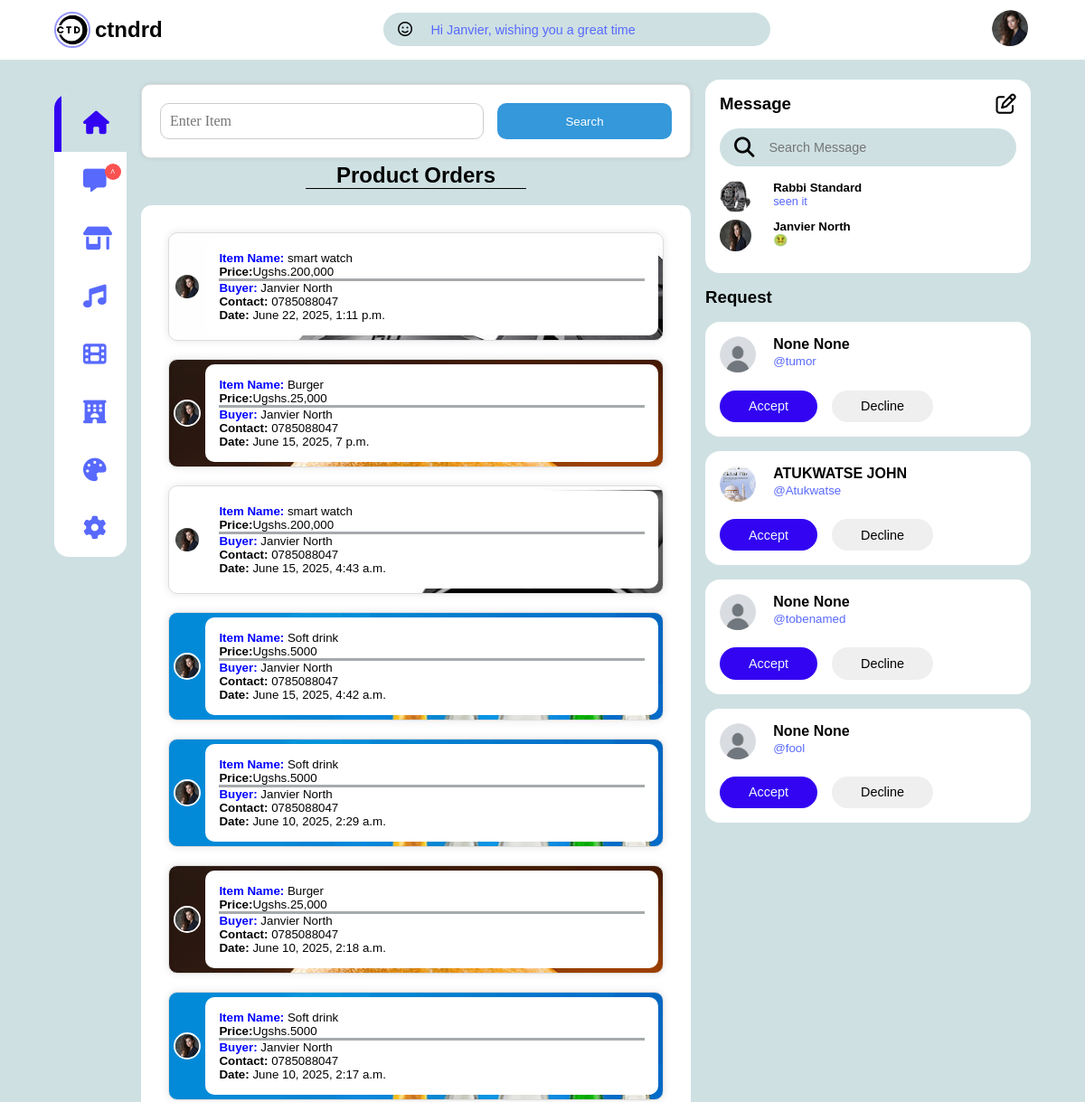
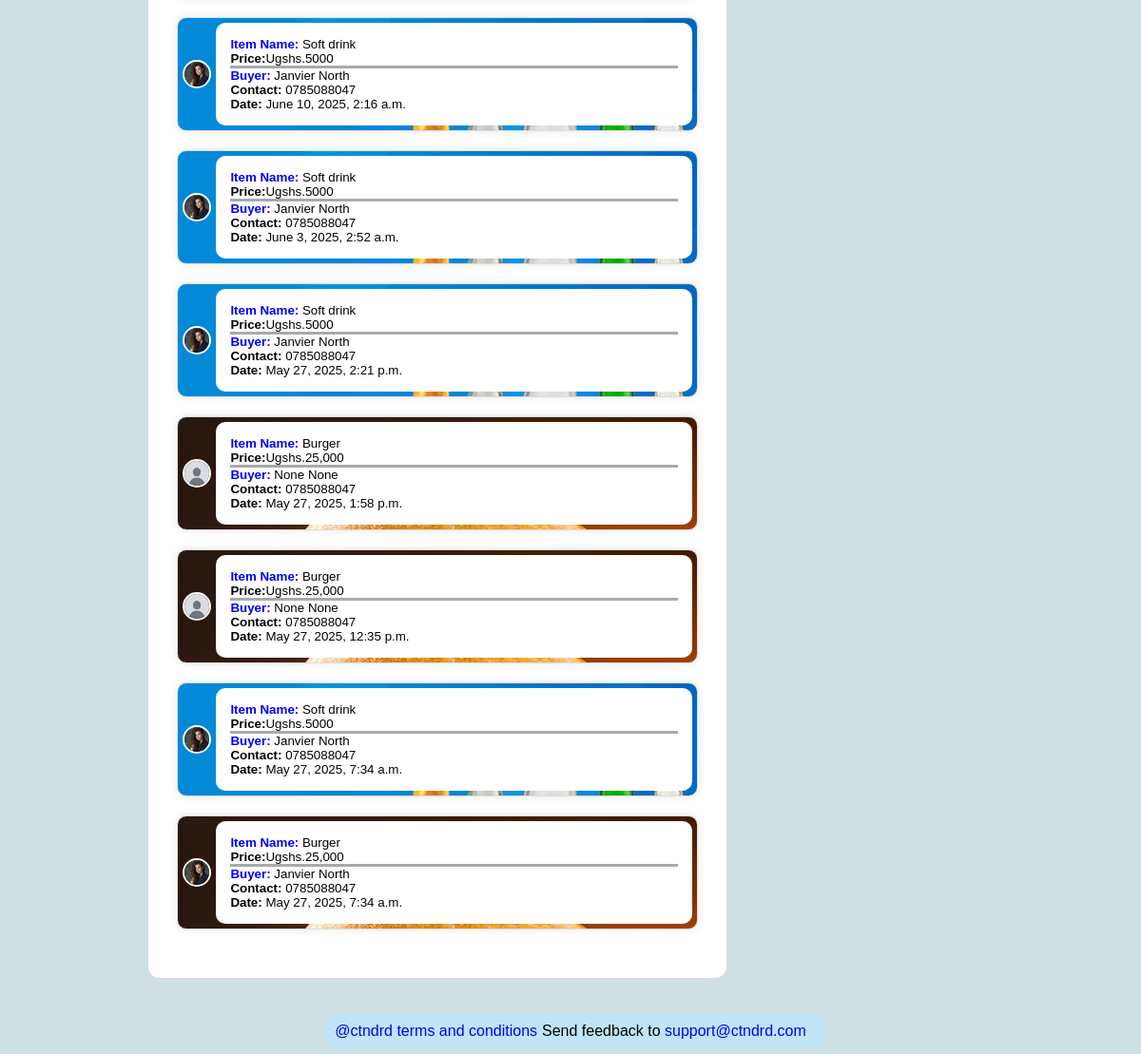
The page /orders/ (signed in) on the database its author committed (2 pictures, top to bottom).
### appl/models.py (models this page shows, shortened)
class Profile(models.Model):
    user=models.OneToOneField(User,on_delete=models.CASCADE)
    profile_pic=models.ImageField(upload_to='img/profile/',blank=True, null=True)
    firstname=models.CharField(max_length=50, blank=True, null=True)
    lastname=models.CharField(max_length=50, blank=True, null=True)
    bio=models.TextField(blank=True)
    location=models.CharField(max_length=100, blank=True, null=True)
    follows=models.ManyToManyField("self",
            symmetrical=False,
            blank=True,
            related_name="followed_by")

class Order(models.Model):
    product = models.ForeignKey(Product, related_name="orders", on_delete=models.CASCADE)
    buyer = models.ForeignKey(User, on_delete=models.CASCADE)
    telephone=models.CharField(max_length=50, blank=True, null=True)
    price=models.CharField(max_length=50, blank=True, null=True)
    date_added = models.DateTimeField(auto_now_add=True)

class Product(models.Model):
    item=models.CharField(max_length=50, blank=True, null=True)
    description = models.TextField()
    price=models.CharField(max_length=50, blank=True, null=True)
    image = models.ImageField(upload_to = 'img/product/', blank=True, null=True )
    author = models.ForeignKey(User, on_delete = models.CASCADE)
    created_at = models.DateTimeField(auto_now_add = True)
    updated_at = models.DateTimeField(auto_now=True)

class Message(models.Model):
    sender = models.ForeignKey(User, on_delete=models.CASCADE, related_name='sent_messages')
    receiver = models.ForeignKey(User, on_delete=models.CASCADE, related_name='received_messages')
    message = models.TextField()
    image = models.ImageField(upload_to = 'img/message/', blank=True, null=True)
    seen = models.BooleanField(default=False)
    timestamp = models.DateTimeField(auto_now_add=True)

### appl/views.py (the view)
# urls.py: path('orders/',views.vieworder,name='orders'),
@login_required
def vieworder(request):
    query = request.GET.get('q')
    profile=Profile.objects.get(user=request.user)
    followers=request.user.profile.followed_by.exclude(id__in=request.user.profile.follows.all()) #for requests in the right
    products=Product.objects.filter(author=request.user)
    messages=[]
    followerz=profile.follows.all()
    for follow in followerz:
        conversation_messages = Message.objects.filter(
            (Q(sender=profile.user) & Q(receiver=follow.user)) |
            (Q(sender = follow.user) & Q(receiver=profile.user))
        ).order_by('-timestamp')
        if conversation_messages.exists():
            latest_message=conversation_messages.first()
            messages.append({
                'follow':follow,
                'latest_message':latest_message
            })
    if query:
        orders = Order.objects.filter(
            product__in = products,
            product__item__icontains=query
            ).order_by('-date_added')
    else:
        orders = Order.objects.filter(product__in = products).order_by('-date_added')
    return render (request, 'shop/orders.html', {'profile':profile,
                                                 'followers':followers,
                                                 'messages':messages,
                                                 'orders':orders,})

### templates/shop/orders.html (shortened to what this page needs)
{% extends 'another home/base.html' %}
{% load static %}
{% block content %}
    <div class="middle">
        <div class="search-movie" style="
        max-width: 500%;
        margin: 5px auto;
        padding: 20px;
        background-color: #ffffff;
        border: 1px solid #ddd;
        border-radius: 12px;
        box-shadow: 0 0 5px rgba(0, 0, 0, 0.1);
        border-radius: 10px; ">
            <form  method="get"  class="movie-form" style="
            display: flex;
            flex-direction: row;
            align-items: center;
            justify-content: space-between;
            border-radius: 20px;">
                <input type="search" name="q" placeholder="Enter Item" style="
                width: 65%;
                height: 40px;
                padding: 10px;
                font-size: 16px;
                border: 1px solid #ccc;
                border-radius: 10px;
                font-family: 'Dosis,sans-serif;'">
                <button type="submit" style="
                width: 35%;
                height: 40px;
                background-color: #3498db;
                color: #fff;
                padding: 10px;
                border: none;
                border-radius: 10px;
                align-items: center;
                cursor: pointer;
                margin-left: 15px;
                font-family: 'Dosis',sans-serif;"
                onmouseover="this.style.color='blue'"
                onmouseout="this.style.color='white'">Search</button>
            </form>
        </div>
        <h2 style="text-align: center;">Product Orders</h2>
        <hr style="background-color: #000000; height: 1px; margin: 0 30%;"><br>
        <div class="row">
            <div class="col-lg-12" style="background-color: rgb(255, 255, 255);
            padding: 5%;
            border-radius: 12px;">
                {% if orders %}
                    {% for order in orders %}
                        <div class="order-card" style="
                        margin-bottom: 20px;
                        background-color: white;
                        padding: 5px;
                        border: 1px solid #ddd;
                        border-radius: 10px;
                        box-shadow: 0 0 10px rgba(0, 0, 0, 0.1);
                        background-image: url('{{order.product.image.url}}');">
                            <div class="row">
                                <div style="display: flex; gap: 5px;
                                align-items: center;
                                justify-content: center;">
                                    <div class="col-lg-3">
                                        {% if order.buyer.profile.profile_pic %}
                                            <img src="{{order.buyer.profile.profile_pic.url}}" alt="Buyer Profile Pic" class="buyer-profile-pic" style="
                                            width: 30px;
                                            height: 30px;
                                            border: 2px solid white;
                                            object-fit: cover;
                                            border-radius: 50%;">
                                        {% else %}
                                            <img src="{% static 'img/user_avatar.jpg' %}" alt="Buyer Profile Pic" class="buyer-profile-pic" style="
                                            width: 30px;
                                            height: 30px;
                                            border: 2px solid white;
                                            object-fit: cover;
                                            border-radius: 50%;">
                                        {% endif %}
                                    </div>
                                    <div class="col-lg-2" style="background-color: white;
                                    width: 100%;
                                    padding: 15px;
                                    font-size: smaller;
                                    border-radius: 10px;">
                                        <p><b style="color: blue;">Item Name:</b> {{order.product.item}}</p>
                                        <p><b>Price:</b>Ugshs.{{order.product.price}}</p>
                                        <hr style="background-color: #a6aaac; height: 3px;">
                                        <span> <b style="color: blue;">Buyer:</b> {{order.buyer.profile.firstname}} {{order.buyer.profile.lastname}}</span>
                                        <p><b>Contact:</b> {{order.telephone}}</p>
                                        <p> <b>Date:</b> {{order.date_added}}</p>
                                    </div>
                                </div>
                            </div>
                        </div>
                    {% endfor %}
                {% endif %}
            </div>
        </div>
    </div>
{% endblock %}

### templates/another home/base.html (shortened to what this page needs)
{% load static %}
<!DOCTYPE html>
<html lang="en">
<head>
  <link rel="stylesheet" href="{% static 'css/index.css' %}" />
  <link rel="stylesheet" href="https://cdnjs.cloudflare.com/ajax/libs/font-awesome/6.7.2/css/all.min.css" />
</head>
    <body>
        <nav>
          <div class="container">
            <div class="fes" style="display: flex; align-items: center; gap: 5px;">
              <img style="
              width: 40px;
              height: 40px;
              border: 2px solid rgb(148, 148, 248);
              border-radius: 50%;" src="{% static 'img/ctndrd4.png' %}" alt="">
              <h1>ctndrd</h1>
            </div>
            <div class="search-bar">
              <i class="fa-regular fa-face-smile"></i>
              <input type="search" placeholder="Hi {{profile.firstname}}, wishing you a great time" />
            </div>
            <div class="create">
              <div class="profile-photo">
                {% if profile.profile_pic %}
                  <a href="{% url 'profile' %}"><img style="
                  width: 40px;
                  height: 40px;
                  border-radius: 50%;
                  object-fit: cover;
                  object-position: center;" src="{{ profile.profile_pic.url }}" alt=""></a>
                {% endif %}
              </div>
            </div>
          </div>
        </nav>
        <main>
          <div class="container">
            <div class="left">
              <div class="sidebar">
                <a class="manu-item active" href="{% url 'home' %}">
                  <span><i class="fa-solid fa-house"></i></span>
                </a>
                <a class="manu-item" id="messages-notifications" href="{% url 'messages' %}">
                  <span><i class="fa-solid fa-message"><small class="notification-count">^</small></i></span>
                </a>
                <a class="manu-item" href="{% url 'shop' %}">
                  <span><i class="fa-solid fa-shop"></i></span>
                </a>
                <a class="manu-item" href="{% url 'music' %}">
                  <span><i class="fa-solid fa-music"></i></span>
                </a>
                <a class="manu-item" href="{% url 'movie' %}">
                  <span><i class="fa-solid fa-film"></i></span>
                </a>
                <a class="manu-item" href="{% url 'hostel' %}">
                  <span><i class="fa-solid fa-hotel"></i></span>
                </a>
                <a class="manu-item" id="theme">
                  <span><i class="fa-solid fa-palette"></i></span>
                </a>
                <a class="manu-item" href="{% url 'account-settings' %}">
                  <span><i class="fa-solid fa-gear"></i></span>
                </a>
              </div>
            </div>
            {% block content %}
            {% endblock %}
            <div class="right">
              <div class="messages">
                <div class="heading">
                  <h3>Message</h3>
                  <i class="fa-regular fa-pen-to-square"></i>
                </div>
                <div class="search-bar">
                  <i class="fa-solid fa-magnifying-glass"></i>
                  <input
                    type="search"
                    placeholder="Search Message"
                    id="message-search"
                  />
                </div>
                {% if messages %}
                  {% for messag in messages|dictsortreversed:"latest_message.timestamp" %}
                    <a href="{% url 'chat' messag.follow.id %}"><div class="message">
                      <div class="profile-photo">
                        {% if messag.follow.profile_pic %}
                          <img style="width: 35px; height: 35px; border-radius: 50%;" src="{{messag.follow.profile_pic.url}}" alt="" />
                        {% else %}
                          <img style="width: 35px; height: 35px; border-radius: 50%;" src="{% static 'img/user_avatar.jpg' %}" alt="" />
                        {% endif %}
                      </div>
                      <div class="message-body">
                        <h5 style="color: black;">{{messag.follow.user.profile.firstname}} {{messag.follow.user.profile.lastname}}</h5>
                        <p class="text-muted">{{messag.latest_message.message}}</p>
                      </div>
                    </div></a>
                  {% endfor %}
                {% endif %}
              </div>
              <div class="friend-requests">
                <h3>Request</h3>
                {% for s in followers|slice:":4" %}
                  <div class="request">
                    <div class="info">
                      <div class="profile-photo">
                        {% if s.profile_pic %}
                          <a href="{% url 'view_profile' s.id %}"><img style="width: 40px;height: 40px;border-radius: 50%;" src="{{s.profile_pic.url}}" alt="" /></a>
                        {% else %}
                          <a href="{% url 'view_profile' s.id %}"><img style="width: 40px;height: 40px;border-radius: 50%;" src="{% static 'img/user_avatar.jpg' %}" alt="" /></a>
                        {% endif %}
                      </div>
                      <div class="sender">
                        <h4>{{s.firstname}} {{s.lastname}}</h4>
                        <small class="text-muted">@{{s.user.username}}</small>
                      </div>
                    </div>
                    <div class="action">
                      <button class="btn btn-primary"> <a style="color: aliceblue;" href="{% url 'follow_user' s.pk %}">Accept</a></button>
                      <button class="btn"><a style="color: black;" href="{% url 'decline_user' s.pk %}">Decline</a></button>
                    </div>
                  </div>
                {% endfor %}
              </div>
            </div>
          </div>
          <footer>
            <div class="footer-copyRight">
              <div style="gap: 5px; margin: 5px; width: 100%;border-radius: 12px; background-color: rgb(191, 229, 247);display: flex; padding: 10px;">
                <a style="color: blue;" href="{% url 'terms' %}"><p>@ctndrd terms and conditions</p></a>
                <p>Send feedback to <span style="color: blue;">support@ctndrd.com</span></p>
              </div>
            </div>
          </footer>
        </main>
    </body>
</html>

### rows shown on the page
Profile: firstname "Hi Janvier, wishing you a great time", profile_pic (picture), follow.profile_pic (picture), follow.user.profile.firstname "Janvier", follow.user.profile.lastname "North", latest_message.message "🤢"
Order: product.image (picture), buyer.profile.profile_pic (picture), product.item "smart watch", product.price "200,000", buyer.profile.firstname "Janvier", buyer.profile.lastname "North", telephone "0785088047", date_added "June 22, 2025, 1:11 p.m."
Order: product.image (picture), buyer.profile.profile_pic (picture), product.item "Burger", product.price "25,000", buyer.profile.firstname "Janvier", buyer.profile.lastname "North", telephone "0785088047", date_added "June 15, 2025, 7 p.m."
Order: product.image (picture), buyer.profile.profile_pic (picture), product.item "smart watch", product.price "200,000", buyer.profile.firstname "Janvier", buyer.profile.lastname "North", telephone "0785088047", date_added "June 15, 2025, 4:43 a.m."
Order: product.image (picture), buyer.profile.profile_pic (picture), product.item "Soft drink", product.price "5000", buyer.profile.firstname "Janvier", buyer.profile.lastname "North", telephone "0785088047", date_added "June 15, 2025, 4:42 a.m."
Order: product.image (picture), buyer.profile.profile_pic (picture), product.item "Soft drink", product.price "5000", buyer.profile.firstname "Janvier", buyer.profile.lastname "North", telephone "0785088047", date_added "June 10, 2025, 2:29 a.m."
Order: product.image (picture), buyer.profile.profile_pic (picture), product.item "Burger", product.price "25,000", buyer.profile.firstname "Janvier", buyer.profile.lastname "North", telephone "0785088047", date_added "June 10, 2025, 2:18 a.m."
Order: product.image (picture), buyer.profile.profile_pic (picture), product.item "Soft drink", product.price "5000", buyer.profile.firstname "Janvier", buyer.profile.lastname "North", telephone "0785088047", date_added "June 10, 2025, 2:17 a.m."
Order: product.image (picture), buyer.profile.profile_pic (picture), product.item "Soft drink", product.price "5000", buyer.profile.firstname "Janvier", buyer.profile.lastname "North", telephone "0785088047", date_added "June 10, 2025, 2:16 a.m."
Order: product.image (picture), buyer.profile.profile_pic (picture), product.item "Soft drink", product.price "5000", buyer.profile.firstname "Janvier", buyer.profile.lastname "North", telephone "0785088047", date_added "June 3, 2025, 2:52 a.m."
Order: product.image (picture), buyer.profile.profile_pic (picture), product.item "Soft drink", product.price "5000", buyer.profile.firstname "Janvier", buyer.profile.lastname "North", telephone "0785088047", date_added "May 27, 2025, 2:21 p.m."
Order: product.image (picture), product.item "Burger", product.price "25,000", buyer.profile.firstname "None", buyer.profile.lastname "None", telephone "0785088047", date_added "May 27, 2025, 1:58 p.m."
Order: product.image (picture), product.item "Burger", product.price "25,000", buyer.profile.firstname "None", buyer.profile.lastname "None", telephone "0785088047", date_added "May 27, 2025, 12:35 p.m."
Order: product.image (picture), buyer.profile.profile_pic (picture), product.item "Soft drink", product.price "5000", buyer.profile.firstname "Janvier", buyer.profile.lastname "North", telephone "0785088047", date_added "May 27, 2025, 7:34 a.m."
Order: product.image (picture), buyer.profile.profile_pic (picture), product.item "Burger", product.price "25,000", buyer.profile.firstname "Janvier", buyer.profile.lastname "North", telephone "0785088047", date_added "May 27, 2025, 7:34 a.m."
Profile: follow.profile_pic (picture), follow.user.profile.firstname "Rabbi", follow.user.profile.lastname "Standard", latest_message.message "seen it"
Profile: firstname "None", lastname "None", user.username "tumor"
Profile: profile_pic (picture), firstname "ATUKWATSE", lastname "JOHN", user.username "Atukwatse"
Profile: firstname "None", lastname "None", user.username "tobenamed"
Profile: firstname "None", lastname "None", user.username "fool"
